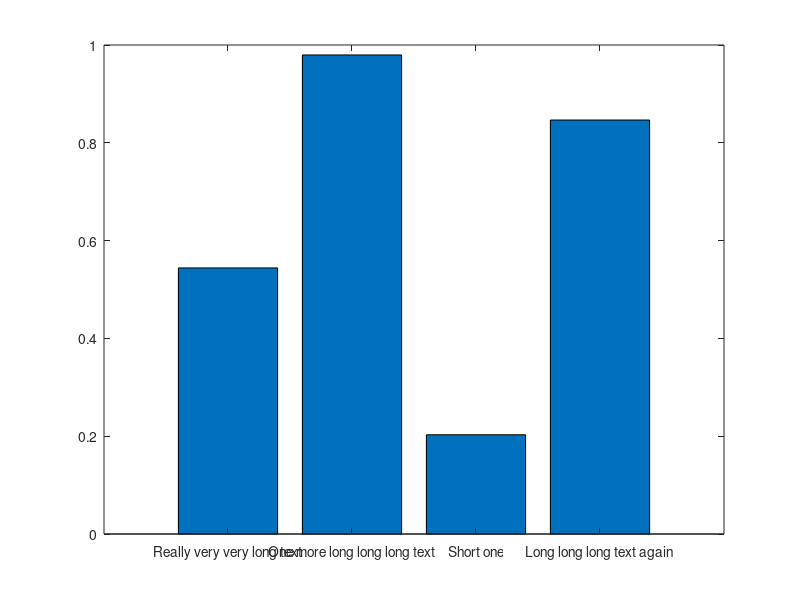

This figure's MATLAB source: (Note: this script raises an error after producing the figure.)
figure;

bar(rand(1,4));
set(gca,'XTickLabel',{'Really very very long text', ...
                      'One more long long long text', ...
                      'Short one','Long long long text again'});
fix_xticklabels();

figure;

bar(rand(1,4));
set(gca,'XTickLabel',{'Really very very long text', ...
                      'One more long long long text', ...
                      'Short one','Long long long text again'});
fix_xticklabels(gca,0.1,{'FontSize',16});
